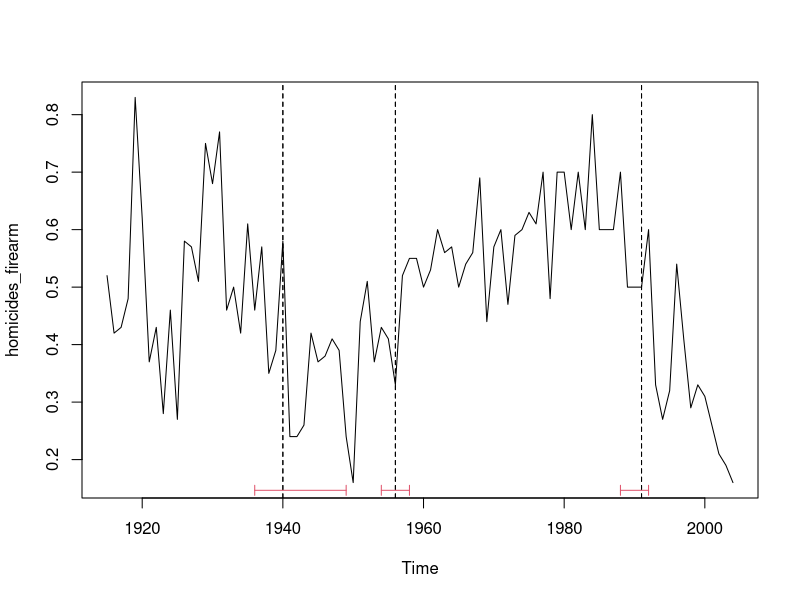
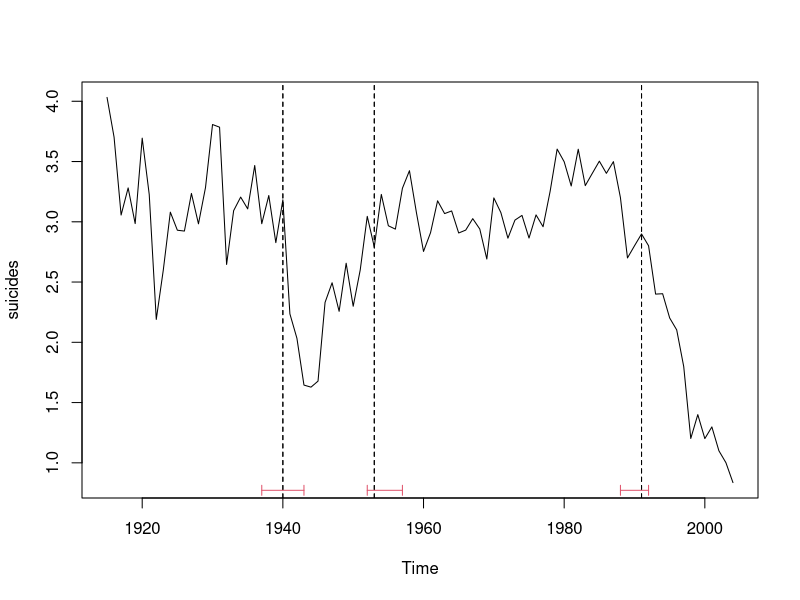
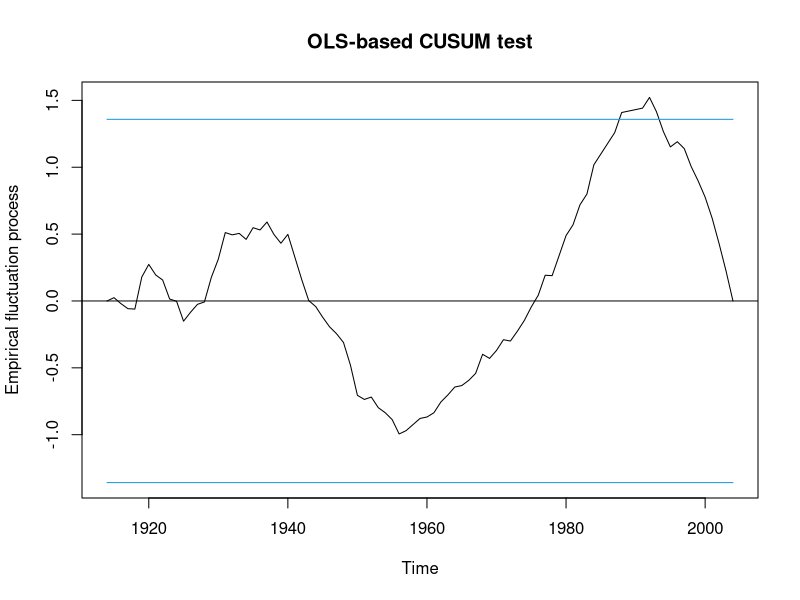

These figures' R source, in order:
### STRUCTURAL BREAK TESTS
# finds a point in time where the data changes, isolating a possible occurance of an event which influences the data

# 1. Testing for a structural break (with a priori knowledge)

  # Given a time series and an a priori point where a "change" happened, test the significance of it using a Chow Test
  # From Wikipedia, The Chow test, proposed by econometrician Gregory Chow in 1960, is a test of whether the coefficients   
  # in two linear regressions on different data sets are equal. In econometrics, it is most commonly used in time series analysis 
  # to test for the presence of a structural break at a period which can be assumed to be known a priori 
  # (for instance, a major historical event such as a war). 


  ## Load Libraries
  library(strucchange)
  
  ## Download dataset "deaths-from-homicides-and-suicid" with Deaths from homicides and suicides in Australia per 100.000 people
  ## https://datamarket.com/data/set/238x/deaths-from-homicides-and-suicides-in-australia
  
  ## Load dataset "deaths-from-homicides-and-suicid" from current working directory
  deaths <- read.csv(file="data/deaths-from-homicides-and-suicid.csv", header=TRUE, sep=",")[-91,]
  
  head(deaths)
  ## Create timeseries object for homicides by firearms 
  homicides_firearm <- ts(deaths$Firearm..Homicide, start = 1915, end = 2004)
  
  ## From https://www.r-bloggers.com/endogenously-detecting-structural-breaks-in-a-time-series-implementation-in-r/ :
  ## store the breakdates
  bp_ts <- breakpoints(homicides_firearm ~ 1)
  
  # this will give you the break dates and their confidence intervals
  summary(bp_ts) 
  
  # store the confidence intervals
  ci_ts <- confint(bp_ts)
  
  ## to plot the breakpoints with confidence intervals
  plot(homicides_firearm)
  lines(bp_ts)
  lines(ci_ts)
  
  #----
  
  ## Create timeseries object for suicides by firearms 
  suicides <- ts(deaths$Firearm..Suicide, start = 1915, end = 2004)
  
  ## store the breakdates
  bp_ts <- breakpoints(suicides ~ 1)
  
  # this will give you the break dates and their confidence intervals
  summary(bp_ts) 
  
  # store the confidence intervals
  ci_ts <- confint(bp_ts)
  
  ## to plot the breakpoints with confidence intervals
  plot(suicides)
  lines(bp_ts)
  lines(ci_ts)
  
  
  ## test the model null hypothesis that the average homicide by firearm rate remains constant
  ## over the years
  ## compute OLS-CUSUM fluctuation process
  homfa.cus <- efp(homicides_firearm ~ 1, type = "OLS-CUSUM")
  ## plot the process without boundaries
  plot(homfa.cus, alpha = 0.05, boundary = FALSE)
  ## add the boundaries in another colour
  bound <- boundary(homfa.cus, alpha = 0.05)
  lines(bound, col=4)
  lines(-bound, col=4)
  
  
